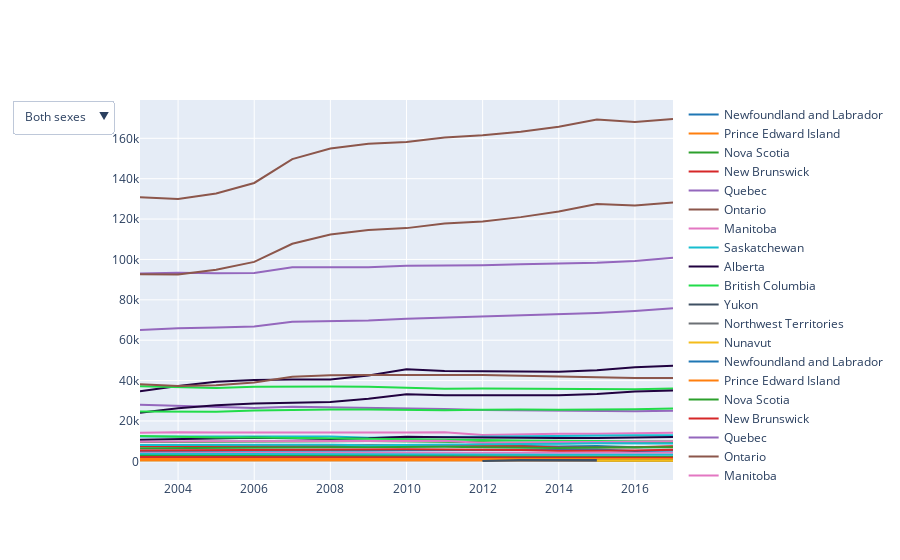

The cell this chart's notebook holds for it:
### Code cell
all_fig = go.Figure()
genders = ["Both sexes", "Males", "Females"]

for sex in genders:
      col_num = 0
      df_int = all_df[all_df["Sex"] == sex]
      all_prov = all_df["GEO"].unique()
      for ind, province in enumerate(all_prov):
            all_fig.add_trace(go.Scatter(
                  x = df_int[df_int["GEO"] == province]["Year"],
                  y = df_int[df_int["GEO"] == province]["Count"],
                  mode = "lines",
                  line = dict(color=colors[col_num]),
                  name = province
                  ))
            col_num += 1

all_buttons = []
prov_var_dict = [[] for _ in range(len(genders))]

for ind_sex, sex in enumerate(["Both sexes", "Males", "Females"]):
      df_sex = all_df[all_df["Sex"] == sex]
      all_provs = all_df["GEO"].unique()
      for province in all_provs:
            prov_var_dict[ind_sex].append(province)

currnum = 0

for ind, sex in enumerate(prov_var_dict):
      traces = [False] * len(all_fig.data)
      oldnum = currnum
      num_provs = len(sex)
      traces[0:oldnum] = [False for i in traces[0:oldnum]]
      currnum += num_provs
      traces[oldnum:currnum] = ["legendonly" for i in traces[oldnum:currnum]]
      traces[oldnum] = [True]
      all_buttons.append(dict(
            label=genders[ind],
            method="update",
            args=[{"visible":traces}]
      ))

all_fig.update_layout(
      showlegend=True,
      updatemenus=[dict(
            active=0,
            buttons=all_buttons,
            direction="down"
      )]
)

all_fig.show()b

### Figure 1 — Plotly figure (JSON) as saved in the notebook; plotly's stock layout.template omitted (floating-point values rounded to 4 significant figures)
{"data": [{"line": {"color": "#1f77b4"}, "mode": "lines", "name": "Newfoundland and Labrador", "type": "scatter", "x": [2003, 2004, 2005, 2006, 2007, 2008, 2009, 2010, 2011, 2012, 2013, 2014, 2015, 2016, 2017], "y": [8034, 7920, 7737, 7320, 7401, 7485, 7542, 7722, 7635, 7605, 7584, 7380, 7650, 6948, 7161]}, {"line": {"color": "#ff7f0e"}, "mode": "lines", "name": "Prince Edward Island", "type": "scatter", "x": [2003, 2004, 2005, 2006, 2007, 2008, 2009, 2010, 2011, 2012, 2013, 2014, 2015, 2016, 2017], "y": [1602, 1587, 1587, 1539, 1548, 1581, 1638, 1644, 1749, 1764, 1767, 1692, 1686, 1683, 1611]}, {"line": {"color": "#2ca02c"}, "mode": "lines", "name": "Nova Scotia", "type": "scatter", "x": [2003, 2004, 2005, 2006, 2007, 2008, 2009, 2010, 2011, 2012, 2013, 2014, 2015, 2016, 2017], "y": [9591, 9615, 9579, 9708, 9918, 9972, 10062, 10071, 9744, 9501, 9207, 8913, 9150, 9030, 9333]}, {"line": {"color": "#d62728"}, "mode": "lines", "name": "New Brunswick", "type": "scatter", "x": [2003, 2004, 2005, 2006, 2007, 2008, 2009, 2010, 2011, 2012, 2013, 2014, 2015, 2016, 2017], "y": [7419, 7473, 7509, 7509, 7629, 7899, 8079, 7998, 7803, 7683, 7449, 6900, 6843, 7023, 7515]}, {"line": {"color": "#9467bd"}, "mode": "lines", "name": "Quebec", "type": "scatter", "x": [2003, 2004, 2005, 2006, 2007, 2008, 2009, 2010, 2011, 2012, 2013, 2014, 2015, 2016, 2017], "y": [93084, 93360, 93201, 93270, 96132, 96222, 96144, 96930, 97032, 97149, 97617, 98112, 98313, 99243, 100812]}, {"line": {"color": "#8c564b"}, "mode": "lines", "name": "Ontario", "type": "scatter", "x": [2003, 2004, 2005, 2006, 2007, 2008, 2009, 2010, 2011, 2012, 2013, 2014, 2015, 2016, 2017], "y": [130824, 129912, 132678, 137889, 149712, 154962, 157302, 158172, 160455, 161523, 163311, 165702, 169314, 168045, 169572]}, {"line": {"color": "#e377c2"}, "mode": "lines", "name": "Manitoba", "type": "scatter", "x": [2003, 2004, 2005, 2006, 2007, 2008, 2009, 2010, 2011, 2012, 2013, 2014, 2015, 2016, 2017], "y": [14139, 14445, 14280, 14211, 14250, 14346, 14322, 14334, 14433, 13065, 13479, 13662, 13707, 13908, 14097]}, {"line": {"color": "#17becf"}, "mode": "lines", "name": "Saskatchewan", "type": "scatter", "x": [2003, 2004, 2005, 2006, 2007, 2008, 2009, 2010, 2011, 2012, 2013, 2014, 2015, 2016, 2017], "y": [12348, 12378, 12261, 12171, 12444, 12252, 11694, 11904, 12099, 12426, 12564, 12726, 13044, 12894, 12918]}, {"line": {"color": "#210240"}, "mode": "lines", "name": "Alberta", "type": "scatter", "x": [2003, 2004, 2005, 2006, 2007, 2008, 2009, 2010, 2011, 2012, 2013, 2014, 2015, 2016, 2017], "y": [34761, 37350, 39390, 40293, 40557, 40542, 42516, 45627, 44781, 44643, 44211, 44391, 45123, 46662, 47289]}, {"line": {"color": "#21DC49"}, "mode": "lines", "name": "British Columbia", "type": "scatter", "x": [2003, 2004, 2005, 2006, 2007, 2008, 2009, 2010, 2011, 2012, 2013, 2014, 2015, 2016, 2017], "y": [37149, 36564, 36330, 36888, 37149, 37119, 36921, 36372, 35958, 36108, 36021, 35613, 35505, 35757, 36111]}, {"line": {"color": "#3F5063"}, "mode": "lines", "name": "Yukon", "type": "scatter", "x": [2003, 2004, 2005, 2006, 2007, 2008, 2009, 2010, 2011, 2012, 2013, 2014, 2015, 2016, 2017], "y": [492, 489, 495, 495, 510, 516, 552, 570, 513, 546, 879, 903, 945, 873, 879]}, {"line": {"color": "#6C7075"}, "mode": "lines", "name": "Northwest Territories", "type": "scatter", "x": [2003, 2004, 2005, 2006, 2007, 2008, 2009, 2010, 2011, 2012, 2013, 2014, 2015, 2016, 2017], "y": [645, 681, 678, 669, 672, 714, 720, 705, 687, 630, 672, 672, 666, 654, 645]}, {"line": {"color": "#F4BC1A"}, "mode": "lines", "name": "Nunavut", "type": "scatter", "x": [2003, 2004, 2005, 2006, 2007, 2008, 2009, 2010, 2011, 2012, 2013, 2014, 2015, 2016, 2017], "y": [537, 528, 624, 711, 702, 705, 654, 651, 666, 666, 801, 573, 783, 762, 864]}, {"line": {"color": "#1f77b4"}, "mode": "lines", "name": "Newfoundland and Labrador", "type": "scatter", "x": [2003, 2004, 2005, 2006, 2007, 2008, 2009, 2010, 2011, 2012, 2013, 2014, 2015, 2016, 2017], "y": [2838, 2700, 2538, 2322, 2280, 2190, 2154, 2187, 2100, 2016, 2040, 1881, 1851, 1794, 1770]}, {"line": {"color": "#ff7f0e"}, "mode": "lines", "name": "Prince Edward Island", "type": "scatter", "x": [2003, 2004, 2005, 2006, 2007, 2008, 2009, 2010, 2011, 2012, 2013, 2014, 2015, 2016, 2017], "y": [507, 507, 495, 456, 453, 468, 468, 459, 459, 471, 453, 435, 429, 411, 402]}, {"line": {"color": "#2ca02c"}, "mode": "lines", "name": "Nova Scotia", "type": "scatter", "x": [2003, 2004, 2005, 2006, 2007, 2008, 2009, 2010, 2011, 2012, 2013, 2014, 2015, 2016, 2017], "y": [3096, 3033, 2922, 2874, 2793, 2778, 2748, 2685, 2571, 2496, 2424, 2337, 2352, 2307, 2316]}, {"line": {"color": "#d62728"}, "mode": "lines", "name": "New Brunswick", "type": "scatter", "x": [2003, 2004, 2005, 2006, 2007, 2008, 2009, 2010, 2011, 2012, 2013, 2014, 2015, 2016, 2017], "y": [2112, 2064, 2028, 1986, 1995, 1998, 2031, 2004, 1950, 1899, 1815, 1629, 1596, 1617, 1749]}, {"line": {"color": "#9467bd"}, "mode": "lines", "name": "Quebec", "type": "scatter", "x": [2003, 2004, 2005, 2006, 2007, 2008, 2009, 2010, 2011, 2012, 2013, 2014, 2015, 2016, 2017], "y": [27975, 27429, 26880, 26469, 27051, 26790, 26439, 26361, 25878, 25386, 25245, 25011, 24879, 24831, 25023]}, {"line": {"color": "#8c564b"}, "mode": "lines", "name": "Ontario", "type": "scatter", "x": [2003, 2004, 2005, 2006, 2007, 2008, 2009, 2010, 2011, 2012, 2013, 2014, 2015, 2016, 2017], "y": [38127, 37356, 37722, 39057, 41931, 42594, 42705, 42651, 42684, 42777, 42342, 41973, 41826, 41325, 41319]}, {"line": {"color": "#e377c2"}, "mode": "lines", "name": "Manitoba", "type": "scatter", "x": [2003, 2004, 2005, 2006, 2007, 2008, 2009, 2010, 2011, 2012, 2013, 2014, 2015, 2016, 2017], "y": [4443, 4497, 4389, 4308, 4236, 4230, 4176, 4182, 4194, 4008, 4104, 4125, 4128, 4161, 4212]}, {"line": {"color": "#17becf"}, "mode": "lines", "name": "Saskatchewan", "type": "scatter", "x": [2003, 2004, 2005, 2006, 2007, 2008, 2009, 2010, 2011, 2012, 2013, 2014, 2015, 2016, 2017], "y": [3804, 3747, 3621, 3573, 3555, 3447, 3135, 3168, 3168, 3204, 3216, 3216, 3312, 3234, 3264]}, {"line": {"color": "#210240"}, "mode": "lines", "name": "Alberta", "type": "scatter", "x": [2003, 2004, 2005, 2006, 2007, 2008, 2009, 2010, 2011, 2012, 2013, 2014, 2015, 2016, 2017], "y": [10683, 11094, 11556, 11619, 11457, 11073, 11397, 12228, 11934, 11754, 11544, 11514, 11601, 11949, 12012]}, {"line": {"color": "#21DC49"}, "mode": "lines", "name": "British Columbia", "type": "scatter", "x": [2003, 2004, 2005, 2006, 2007, 2008, 2009, 2010, 2011, 2012, 2013, 2014, 2015, 2016, 2017], "y": [12516, 12114, 11832, 11763, 11616, 11403, 11205, 10965, 10683, 10554, 10284, 10080, 9990, 9927, 9897]}, {"line": {"color": "#3F5063"}, "mode": "lines", "name": "Yukon", "type": "scatter", "x": [2012, 2013, 2014, 2015, 2016, 2017], "y": [384, 267, 276, 270, 255, 258]}, {"line": {"color": "#6C7075"}, "mode": "lines", "name": "Northwest Territories", "type": "scatter", "x": [], "y": []}, {"line": {"color": "#F4BC1A"}, "mode": "lines", "name": "Nunavut", "type": "scatter", "x": [2011, 2012, 2013, 2014, 2015, 2016, 2017], "y": [null, null, null, null, 243, 237, 273]}, {"line": {"color": "#1f77b4"}, "mode": "lines", "name": "Newfoundland and Labrador", "type": "scatter", "x": [2003, 2004, 2005, 2006, 2007, 2008, 2009, 2010, 2011, 2012, 2013, 2014, 2015, 2016, 2017], "y": [5196, 5217, 5199, 4998, 5121, 5292, 5388, 5535, 5538, 5592, 5544, 5499, 5799, 5154, 5388]}, {"line": {"color": "#ff7f0e"}, "mode": "lines", "name": "Prince Edward Island", "type": "scatter", "x": [2003, 2004, 2005, 2006, 2007, 2008, 2009, 2010, 2011, 2012, 2013, 2014, 2015, 2016, 2017], "y": [1092, 1086, 1092, 1086, 1095, 1113, 1170, 1185, 1290, 1293, 1314, 1257, 1257, 1275, 1206]}, {"line": {"color": "#2ca02c"}, "mode": "lines", "name": "Nova Scotia", "type": "scatter", "x": [2003, 2004, 2005, 2006, 2007, 2008, 2009, 2010, 2011, 2012, 2013, 2014, 2015, 2016, 2017], "y": [6498, 6579, 6660, 6837, 7125, 7197, 7317, 7383, 7170, 7005, 6783, 6579, 6798, 6723, 7017]}, {"line": {"color": "#d62728"}, "mode": "lines", "name": "New Brunswick", "type": "scatter", "x": [2003, 2004, 2005, 2006, 2007, 2008, 2009, 2010, 2011, 2012, 2013, 2014, 2015, 2016, 2017], "y": [5304, 5406, 5484, 5526, 5634, 5901, 6045, 5994, 5856, 5787, 5637, 5274, 5244, 5403, 5766]}, {"line": {"color": "#9467bd"}, "mode": "lines", "name": "Quebec", "type": "scatter", "x": [2003, 2004, 2005, 2006, 2007, 2008, 2009, 2010, 2011, 2012, 2013, 2014, 2015, 2016, 2017], "y": [65106, 65931, 66321, 66804, 69078, 69432, 69705, 70566, 71154, 71763, 72375, 73101, 73434, 74412, 75789]}, {"line": {"color": "#8c564b"}, "mode": "lines", "name": "Ontario", "type": "scatter", "x": [2003, 2004, 2005, 2006, 2007, 2008, 2009, 2010, 2011, 2012, 2013, 2014, 2015, 2016, 2017], "y": [92694, 92556, 94953, 98784, 107784, 112368, 114600, 115521, 117771, 118746, 120969, 123729, 127488, 126720, 128253]}, {"line": {"color": "#e377c2"}, "mode": "lines", "name": "Manitoba", "type": "scatter", "x": [2003, 2004, 2005, 2006, 2007, 2008, 2009, 2010, 2011, 2012, 2013, 2014, 2015, 2016, 2017], "y": [9699, 9948, 9888, 9900, 10011, 10116, 10146, 10149, 10239, 9057, 9375, 9537, 9579, 9744, 9885]}, {"line": {"color": "#17becf"}, "mode": "lines", "name": "Saskatchewan", "type": "scatter", "x": [2003, 2004, 2005, 2006, 2007, 2008, 2009, 2010, 2011, 2012, 2013, 2014, 2015, 2016, 2017], "y": [8043, 8088, 8064, 8109, 8226, 8217, 7902, 7998, 8229, 8490, 8556, 8703, 8901, 8829, 8841]}, {"line": {"color": "#210240"}, "mode": "lines", "name": "Alberta", "type": "scatter", "x": [2003, 2004, 2005, 2006, 2007, 2008, 2009, 2010, 2011, 2012, 2013, 2014, 2015, 2016, 2017], "y": [24066, 26238, 27807, 28620, 29034, 29385, 31011, 33276, 32712, 32748, 32523, 32715, 33357, 34545, 35118]}, {"line": {"color": "#21DC49"}, "mode": "lines", "name": "British Columbia", "type": "scatter", "x": [2003, 2004, 2005, 2006, 2007, 2008, 2009, 2010, 2011, 2012, 2013, 2014, 2015, 2016, 2017], "y": [24636, 24447, 24498, 25122, 25533, 25713, 25713, 25407, 25275, 25551, 25734, 25533, 25518, 25830, 26211]}, {"line": {"color": "#3F5063"}, "mode": "lines", "name": "Yukon", "type": "scatter", "x": [2012, 2013, 2014, 2015, 2016, 2017], "y": [162, 615, 630, 672, 618, 621]}, {"line": {"color": "#6C7075"}, "mode": "lines", "name": "Northwest Territories", "type": "scatter", "x": [], "y": []}, {"line": {"color": "#F4BC1A"}, "mode": "lines", "name": "Nunavut", "type": "scatter", "x": [2011, 2012, 2013, 2014, 2015, 2016, 2017], "y": [null, null, null, null, 537, 525, 594]}], "layout": {"showlegend": true, "updatemenus": [{"active": 0, "buttons": [{"args": [{"visible": [[true], "legendonly", "legendonly", "legendonly", "legendonly", "legendonly", "legendonly", "legendonly", "legendonly", "legendonly", "legendonly", "legendonly", "legendonly", false, false, false, false, false, false, false, false, false, false, false, false, false, false, false, false, false, false, false, false, false, false, false, false, false, false]}], "label": "Both sexes", "method": "update"}, {"args": [{"visible": [false, false, false, false, false, false, false, false, false, false, false, false, false, [true], "legendonly", "legendonly", "legendonly", "legendonly", "legendonly", "legendonly", "legendonly", "legendonly", "legendonly", "legendonly", "legendonly", "legendonly", false, false, false, false, false, false, false, false, false, false, false, false, false]}], "label": "Males", "method": "update"}, {"args": [{"visible": [false, false, false, false, false, false, false, false, false, false, false, false, false, false, false, false, false, false, false, false, false, false, false, false, false, false, [true], "legendonly", "legendonly", "legendonly", "legendonly", "legendonly", "legendonly", "legendonly", "legendonly", "legendonly", "legendonly", "legendonly", "legendonly"]}], "label": "Females", "method": "update"}], "direction": "down"}]}}
